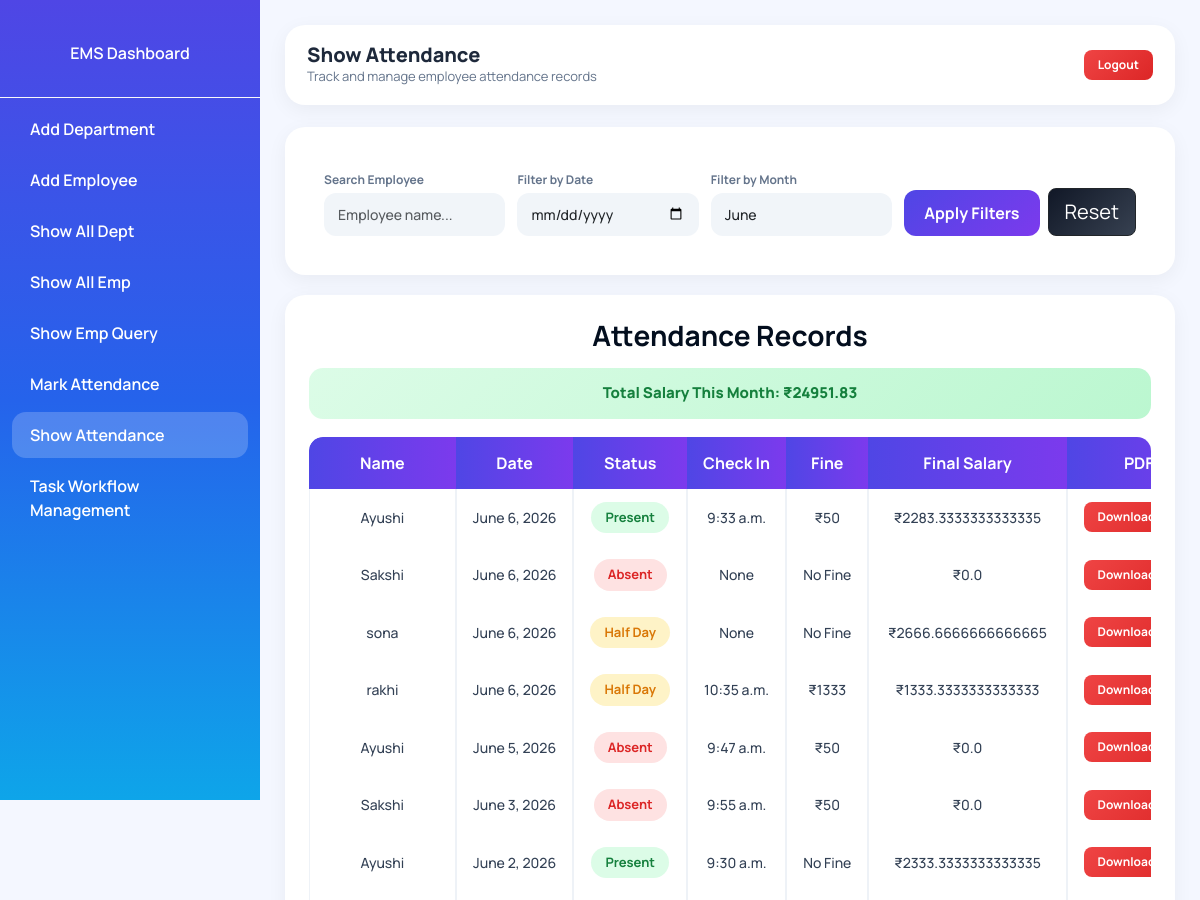
/show_attendance/ (upper part), run on an earlier commit of the app's database.
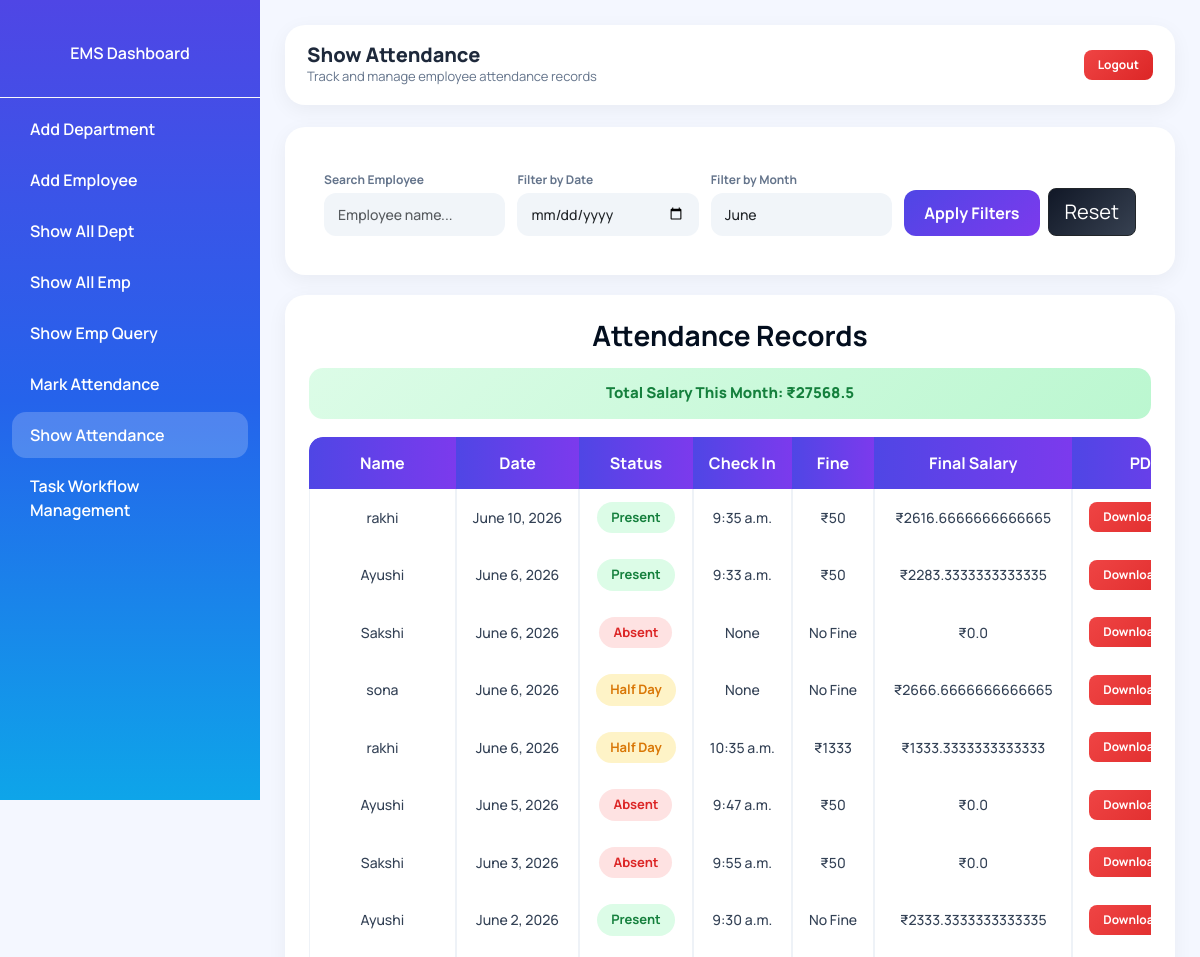
And on a later commit of the database.
### app/models.py (models this page shows, shortened)
class Attendance(models.Model):
    STATUS_CHOICES = (
        ('Present', 'Present'),
        ('Absent', 'Absent'),
        ('Half Day', 'Half Day'),
    )
    employee = models.ForeignKey(AddEmployee, on_delete=models.CASCADE)
    date = models.DateField(default=date.today)
    status = models.CharField(max_length=20, choices=STATUS_CHOICES)
    check_in_time = models.TimeField(
    null=True,
    blank=True
)
    late_fine = models.IntegerField(default=0)
    final_salary = models.FloatField(default=0)
    class Meta:
        unique_together = ('employee', 'date')

class AddEmployee(models.Model):
    name = models.CharField(
        max_length=100,
        validators=[MaxLengthValidator(10), MinLengthValidator(3)],
        error_messages={
            'min_length': 'Name must contain at least 3 characters.',
            'max_length': 'Name cannot exceed 20 characters.'
        }
    )
    email = models.EmailField(unique=True)
    contact = models.CharField(
        max_length=15,
        validators=[Emp_contact]
    )
    image = models.ImageField(
        upload_to='employee_images/',
        blank=True,
        null=True
    )
    password = models.CharField(max_length=128)
    department = models.CharField(max_length=50, null=True)
    d_code = models.CharField(max_length=20, null=True)
    d_des = models.CharField(max_length=50, null=True)
    joining_date = models.DateField(null=True, blank=True)
    salary = models.IntegerField(null=True, blank=True)
    is_team_leader = models.BooleanField(default=False)
    reporting_to = models.ForeignKey('self', on_delete=models.SET_NULL, null=True, blank=True, related_name='team_members')

### app/views.py (the view)
# urls.py: path('show_attendance/', show_attendance, name='show_attendance'),
def show_attendance(request):
    today = date.today()
    month = request.GET.get('month')
    if month:
        month = int(month)
    else:
        month = today.month
    emp_id = request.GET.get('emp')
    search = request.GET.get('search', '').strip()
    date_filter = request.GET.get('date')
    base_qs = Attendance.objects.filter(
        date__month=month,
        date__year=today.year
    )
    if emp_id:
        base_qs = base_qs.filter(employee_id=emp_id)
    if search:
        base_qs = base_qs.filter(
            employee__name__icontains=search
        )
    if date_filter:
        base_qs = base_qs.filter(date=date_filter)
    attendance = base_qs.order_by('-date')
    total_salary = sum(i.final_salary for i in attendance)
    total_present = base_qs.filter(status="Present").count()
    total_absent = base_qs.filter(status="Absent").count()
    total_half = base_qs.filter(status="Half Day").count()
    total = base_qs.count()
    percentage = 0
    if total > 0:
        percentage = (
            (total_present + (total_half * 0.5)) / total
        ) * 100
    employees = Attendance.objects.select_related(
        'employee'
    ).values(
        'employee__id',
        'employee__name'
    ).distinct()
    context = {
        'attendance': attendance,
        'employees': employees,
        'total_present': total_present,
        'total_absent': total_absent,
        'total_half': total_half,
        'percentage': round(percentage, 2),
        'month': month,
        'total_salary': round(total_salary, 2),
        'search': search,
        'date_filter': date_filter,
        'emp_id': emp_id,
    }
    return render(request, 'show_attendance.html', context)

### app/templates/show_attendance.html (shortened to what the changed rows need)
{% load static %}
<!DOCTYPE html>
<html lang="en">
<head>
    <link href="https://cdn.jsdelivr.net/npm/bootstrap@5.3.2/dist/css/bootstrap.min.css" rel="stylesheet">
</head>
<body>
<div class="wrapper">
    <div class="main-content">
        <div class="topbar">
            <div style="display:flex;align-items:center;gap:12px;">
                <div>
                    <h2>Show Attendance</h2>
                </div>
            </div>
        </div>
        <div class="card p-4">
            <h3 class="text-center fw-bold mb-3">Attendance Records</h3>
            <div class="salary-alert">Total Salary This Month: ₹{{ total_salary }}</div>
            <div class="table-responsive">
                <table class="table table-bordered table-hover text-center">
                    <thead>
                        <tr>
                            <th>Name</th>
                            <th>Date</th>
                            <th>Status</th>
                            <th>Check In</th>
                            <th>Fine</th>
                            <th>Final Salary</th>
                            <th>PDF</th>
                        </tr>
                    </thead>
                    <tbody>
                        {% for i in attendance %}
                        <tr>
                            <td>{{ i.employee.name }}</td>
                            <td>{{ i.date }}</td>
                            <td>
                                {% if i.status == "Present" %}
                                    <span class="status-present">Present</span>
                                {% elif i.status == "Absent" %}
                                    <span class="status-absent">Absent</span>
                                {% else %}
                                    <span class="status-half">Half Day</span>
                                {% endif %}
                            </td>
                            <td>{{ i.check_in_time }}</td>
                            <td>{% if i.late_fine > 0 %}₹{{ i.late_fine }}{% else %}No Fine{% endif %}</td>
                            <td>₹{{ i.final_salary }}</td>
                            <td>
                                <a href="{% url 'attendance_pdf' i.employee.id %}" class="btn btn-danger btn-sm">
                                    Download PDF
                                </a>
                            </td>
                        </tr>
                        {% endfor %}
                    </tbody>
                </table>
            </div>
        </div>
    </div>
</div>
</body>
</html>

What changed in the data, as far as the page shows it:
added Attendance: employee.name "rakhi", date "June 10, 2026", status "Present", check_in_time "9:35 a.m.", late_fine "50", final_salary "2616.6666666666665"
Also different on the page:
{{ total_salary }}: "24951.83" → "27568.5"
